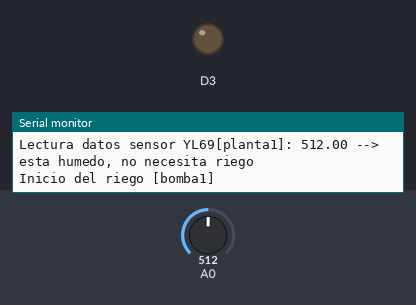
This sketch was run on a simulated ESP8266 (NodeMCU). Parts: output pins drawn as LEDs (lit = HIGH), the last lines printed to the serial monitor. The inputs (shaded band) are chosen by the test bench; at power-on: A0 = 512.

Above: at 3.5 s.
At 17.0 s:
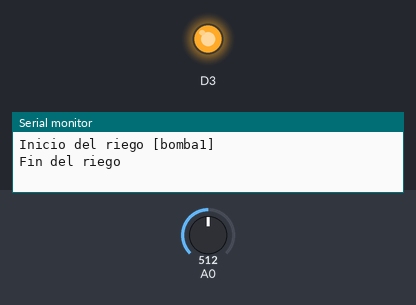
Timing chart, 0 to 35.1 s (numbered marks = the images above):
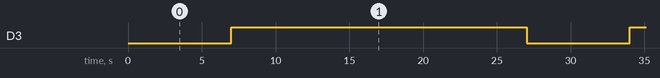

The sketch:

proyectoHuerto.ino
```cpp
#include "conf.h"
#include "sensores.h"
#include "sensorYL69.hpp"
#include "bombaAgua.hpp"

SensorYL69 sensorYL69;
BombaAgua bombaAgua;

void setup() {
  //Inicializacion logs
  Serial.begin(115200);
  //Iniciamos el sensor de la humedad de la tierra
  sensorYL69.init(SENSOR_YL69, "planta1");
  //Inicializamos el rele
  bombaAgua.init(RELE_1, "bomba1");
}

void loop() {
  //Esto es una prueba por consola todo
  sensorYL69.toConsole();
  bombaAgua.iniciarRiego();
  delay(20000);
}
```

bombaAgua.hpp
```cpp
/*
 * Clase encargada del control de la bomba de agua
 */
 #pragma once
#include <DHTesp.h>

class BombaAgua {
  private:
    int timer_bomba;
    String nombre;
    int pin;
  public:
    /**
     * Inicializamos la funcion
     * @param id nos indica donde esta conectado el sensor
     * @param n nombre que que queremos poner al dispositivo
     * @param h tiempo de tiego
     */
    void init(uint8_t id, String n, int t = T_BOMBA){
      pin = id;
      timer_bomba = t;
      nombre = n;
      pinMode(id, OUTPUT);
      //Empezamos con la bomba de agua apagada
      releOFF();
    }
    /**
     * Actualizamos el valor del tiempo de riego
     * @param t tiempo de riego
     */
    void setTiempoRiego(int t)
    {
      timer_bomba = t;
    }
    /**
     * Actualizamos el valor del nombre
     * @param n nuevo nombre
     */
    void setNombre(String n)
    {
      nombre = n;
    }
    /**
     * Funcion que activa el rele
     */
    void releON()
    {
      digitalWrite(pin, LOW);
    }

    /**
     * Funcion que desactiva el rele
     */
    void releOFF()
    {
      digitalWrite(pin, HIGH);
    }
    /**
     * Funcion con la que vamos a iniciar el riego
     */
    void iniciarRiego()
    {
      Serial.print("Inicio del riego [");
      Serial.print(nombre);
      Serial.println("]");
      //Poner bombas de agua
      releON();
      //esperamos un tiempo
      delay(timer_bomba);
      //Paramos bomba de agua
      releOFF();
      Serial.println("Fin del riego");
    }
};
```

conf.h
```cpp
//delay del sistema
const int T_DELAY=100;

// Tiempo default de riego (Delay 20 sec.)
const int T_BOMBA=7000;

//Nos indica el humbrar de humedad (para la sensibilidad del sensor)
const int DEFAULT_HUMBRAL=800;
```

sensorYL69.hpp
```cpp
/*
 * Clase encargada del control del sensor de humedad de la tierra
 */
#pragma once
#include <DHTesp.h>

class SensorYL69 {
  private:
    int humbral;
    uint8_t pin;
    String nombre;
  public:
    /**
     * Inicializamos la funcion
     * @param id nos indica donde esta conectado el sensor
     * @param n nombre que que queremos poner al dispositivo
     * @param h humbral que le indicamos a este dispositivo, DEFAULT_HUMBRAL
     */
    void init(uint8_t id, String n, int h = DEFAULT_HUMBRAL){
      pin = id;
      humbral = h;
      nombre = n;
      pinMode(id, INPUT);
    }
    /**
     * Funcion que puede modificar el humbral
     * @param h nuevo dato del humbral
     */
    void setHumbral(int h){
      humbral = h;
    }
    /**
     * Funcion que puede modificar el nombre
     * @param n nuevo nombre
     */
    void setNombre(String n){
      nombre = n;
    }
    /**
     * @return devuelve la humedad
     */
    float getHumedad(){
      return analogRead(pin);
    }
    /**
     * @return nos indica si el suelo esta seco dependiendo del humbral
     */
    bool isSeco(){
      return getHumedad() >= humbral;
    }
    /**
     * Funcion que nos muestra por consola los datos
     */
    void toConsole(){
      Serial.print("Lectura datos sensor YL69[");
      Serial.print(nombre);
      Serial.print("]: ");
      Serial.print(getHumedad());
      if (isSeco()) Serial.println(" --> necesita regarse");
      else Serial.println(" --> esta humedo, no necesita riego");
    }
    /**
     * Funcion que nos genera el html que queremos mostrar
     */
    String toHtml(){
      String html = "<p>Humedad del suelo: " + String(getHumedad()) + ", del dispositivo: " + String(nombre) + "</p>";
      html += "<p>";
      if(isSeco()) html += "Necesita riego";
      html += "</p>";
      return html;
    }
};
```

sensores.h
```cpp
// Listado de los sensores

//SENSOR YL69 (humedad del suelo)
 #define SENSOR_YL69 D2

 //Rele
 #define RELE_1 D3
```

Measured:
- by itself, D3: alternates HIGH for 20.0 s and LOW for 7.0 s
